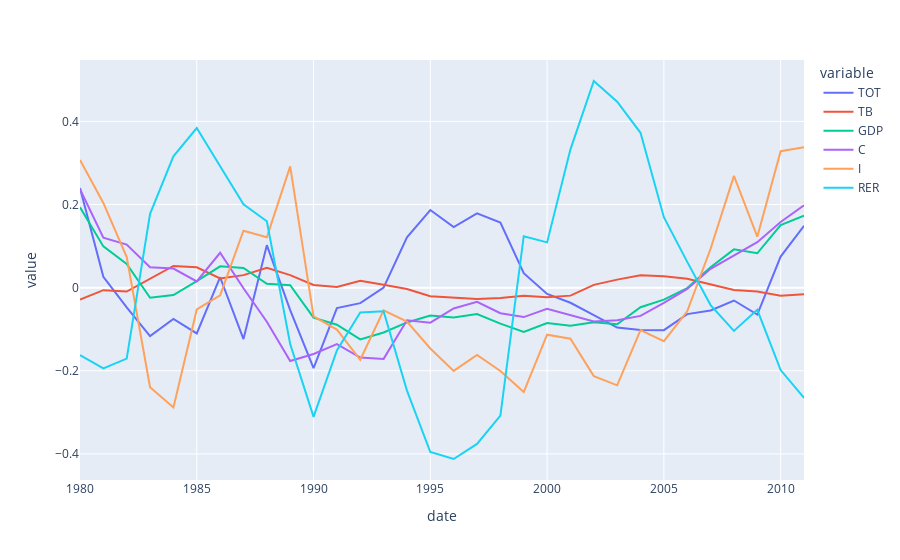

The code cell stored with this chart in its notebook:
### Code cell
px.line(df,x='date',y=names)

### Figure 1 — Plotly figure (JSON) as saved in the notebook; plotly's stock layout.template omitted (floating-point values rounded to 4 significant figures)
{"data": [{"hovertemplate": "variable=TOT<br>date=%{x}<br>value=%{y}<extra></extra>", "legendgroup": "TOT", "line": {"color": "#636efa", "dash": "solid"}, "marker": {"symbol": "circle"}, "mode": "lines", "name": "TOT", "orientation": "v", "showlegend": true, "type": "scatter", "x": [1980, 1981, 1982, 1983, 1984, 1985, 1986, 1987, 1988, 1989, 1990, 1991, 1992, 1993, 1994, 1995, 1996, 1997, 1998, 1999, 2000, 2001, 2002, 2003, 2004, 2005, 2006, 2007, 2008, 2009, 2010, 2011], "xaxis": "x", "y": [0.2395, 0.02602, -0.04761, -0.1165, -0.07531, -0.1103, 0.02502, -0.1238, 0.1021, -0.05393, -0.1936, -0.04904, -0.03739, -0.0001241, 0.121, 0.1867, 0.1455, 0.1786, 0.1568, 0.03468, -0.0151, -0.03639, -0.06593, -0.09606, -0.1018, -0.1023, -0.06374, -0.05491, -0.03096, -0.06491, 0.07483, 0.1488], "yaxis": "y"}, {"hovertemplate": "variable=TB<br>date=%{x}<br>value=%{y}<extra></extra>", "legendgroup": "TB", "line": {"color": "#EF553B", "dash": "solid"}, "marker": {"symbol": "circle"}, "mode": "lines", "name": "TB", "orientation": "v", "showlegend": true, "type": "scatter", "x": [1980, 1981, 1982, 1983, 1984, 1985, 1986, 1987, 1988, 1989, 1990, 1991, 1992, 1993, 1994, 1995, 1996, 1997, 1998, 1999, 2000, 2001, 2002, 2003, 2004, 2005, 2006, 2007, 2008, 2009, 2010, 2011], "xaxis": "x", "y": [-0.02883, -0.006117, -0.009385, 0.02081, 0.0521, 0.04883, 0.02206, 0.03007, 0.04792, 0.03006, 0.006414, 0.001599, 0.01629, 0.006756, -0.003225, -0.02051, -0.02325, -0.02733, -0.02518, -0.01962, -0.02332, -0.01924, 0.0066, 0.01925, 0.02951, 0.02753, 0.02144, 0.00839, -0.005494, -0.009305, -0.01952, -0.01621], "yaxis": "y"}, {"hovertemplate": "variable=GDP<br>date=%{x}<br>value=%{y}<extra></extra>", "legendgroup": "GDP", "line": {"color": "#00cc96", "dash": "solid"}, "marker": {"symbol": "circle"}, "mode": "lines", "name": "GDP", "orientation": "v", "showlegend": true, "type": "scatter", "x": [1980, 1981, 1982, 1983, 1984, 1985, 1986, 1987, 1988, 1989, 1990, 1991, 1992, 1993, 1994, 1995, 1996, 1997, 1998, 1999, 2000, 2001, 2002, 2003, 2004, 2005, 2006, 2007, 2008, 2009, 2010, 2011], "xaxis": "x", "y": [0.1933, 0.09918, 0.05695, -0.02434, -0.01789, 0.01557, 0.05134, 0.04748, 0.009058, 0.005705, -0.07215, -0.08931, -0.1245, -0.1079, -0.08374, -0.06731, -0.07186, -0.06343, -0.08667, -0.1064, -0.08506, -0.09139, -0.08313, -0.08811, -0.04717, -0.02888, -0.0009653, 0.04915, 0.0921, 0.08268, 0.1503, 0.1733], "yaxis": "y"}, {"hovertemplate": "variable=C<br>date=%{x}<br>value=%{y}<extra></extra>", "legendgroup": "C", "line": {"color": "#ab63fa", "dash": "solid"}, "marker": {"symbol": "circle"}, "mode": "lines", "name": "C", "orientation": "v", "showlegend": true, "type": "scatter", "x": [1980, 1981, 1982, 1983, 1984, 1985, 1986, 1987, 1988, 1989, 1990, 1991, 1992, 1993, 1994, 1995, 1996, 1997, 1998, 1999, 2000, 2001, 2002, 2003, 2004, 2005, 2006, 2007, 2008, 2009, 2010, 2011], "xaxis": "x", "y": [0.2368, 0.1201, 0.1037, 0.04911, 0.04587, 0.01511, 0.08384, -0.001559, -0.08221, -0.1767, -0.1597, -0.1359, -0.1681, -0.1714, -0.07839, -0.08428, -0.05004, -0.03416, -0.06159, -0.07081, -0.05101, -0.0665, -0.08164, -0.07847, -0.06805, -0.03661, -0.003186, 0.04524, 0.07708, 0.1094, 0.158, 0.1979], "yaxis": "y"}, {"hovertemplate": "variable=I<br>date=%{x}<br>value=%{y}<extra></extra>", "legendgroup": "I", "line": {"color": "#FFA15A", "dash": "solid"}, "marker": {"symbol": "circle"}, "mode": "lines", "name": "I", "orientation": "v", "showlegend": true, "type": "scatter", "x": [1980, 1981, 1982, 1983, 1984, 1985, 1986, 1987, 1988, 1989, 1990, 1991, 1992, 1993, 1994, 1995, 1996, 1997, 1998, 1999, 2000, 2001, 2002, 2003, 2004, 2005, 2006, 2007, 2008, 2009, 2010, 2011], "xaxis": "x", "y": [0.3072, 0.2038, 0.07376, -0.2395, -0.2881, -0.05257, -0.01872, 0.1369, 0.1213, 0.2917, -0.06935, -0.101, -0.1736, -0.05479, -0.08147, -0.1464, -0.2002, -0.162, -0.2006, -0.2512, -0.1132, -0.123, -0.2128, -0.235, -0.1024, -0.1288, -0.05704, 0.09349, 0.269, 0.1225, 0.3281, 0.3376], "yaxis": "y"}, {"hovertemplate": "variable=RER<br>date=%{x}<br>value=%{y}<extra></extra>", "legendgroup": "RER", "line": {"color": "#19d3f3", "dash": "solid"}, "marker": {"symbol": "circle"}, "mode": "lines", "name": "RER", "orientation": "v", "showlegend": true, "type": "scatter", "x": [1980, 1981, 1982, 1983, 1984, 1985, 1986, 1987, 1988, 1989, 1990, 1991, 1992, 1993, 1994, 1995, 1996, 1997, 1998, 1999, 2000, 2001, 2002, 2003, 2004, 2005, 2006, 2007, 2008, 2009, 2010, 2011], "xaxis": "x", "y": [-0.1622, -0.1941, -0.1708, 0.1776, 0.3158, 0.3841, 0.2922, 0.2007, 0.1596, -0.1356, -0.311, -0.1512, -0.05977, -0.05667, -0.2478, -0.3954, -0.4123, -0.3761, -0.3079, 0.1239, 0.1089, 0.3327, 0.4971, 0.4475, 0.3725, 0.1695, 0.06192, -0.0419, -0.1042, -0.0534, -0.1983, -0.2653], "yaxis": "y"}], "layout": {"legend": {"title": {"text": "variable"}, "tracegroupgap": 0}, "margin": {"t": 60}, "xaxis": {"anchor": "y", "domain": [0, 1], "title": {"text": "date"}}, "yaxis": {"anchor": "x", "domain": [0, 1], "title": {"text": "value"}}}}
